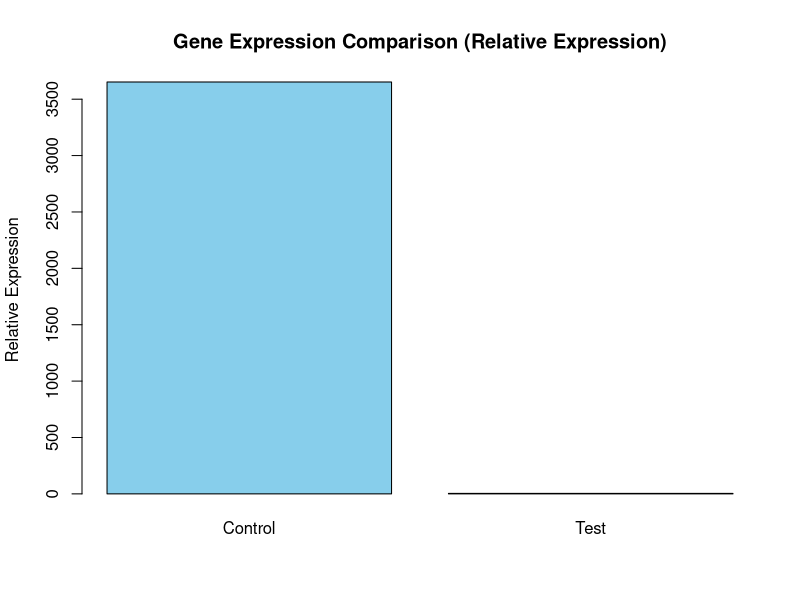

R code for this plot:
# Step 1: Read the data into R
data <- read.csv("I.csv")

# Check the first few rows of the data to understand its structure
head(data)

# Step 2: Calculate delta Ct for untreated and treated conditions
# delta_Ct = Ct(p53) - Ct(GAPDH)
data$delta_Ct_untreated <- data$untreated_p53 - data$untreated_GAPDH
data$delta_Ct_treated <- data$treated_p53 - data$treated_GAPDH

# Step 3: Calculate delta-delta Ct
# We use the untreated condition as the reference (average delta Ct of untreated)
delta_Ct_ref <- mean(data$delta_Ct_untreated)
data$delta_delta_Ct <- data$delta_Ct_treated - delta_Ct_ref

# Step 4: Convert delta-delta Ct to relative expression (using 2^-delta-delta Ct)
data$relative_expression <- 2^(-data$delta_delta_Ct)

# Step 5: Calculate average relative expression for untreated and treated groups
mean_untreated_expression <- mean(2^(-data$delta_Ct_untreated))
mean_treated_expression <- mean(data$relative_expression)

# Step 6: Plot the bar chart for relative expression
bar_values <- c(mean_untreated_expression, mean_treated_expression)
bar_labels <- c("Control", "Test")

barplot(bar_values, names.arg = bar_labels, col = c("skyblue", "salmon"),
        main = "Gene Expression Comparison (Relative Expression)", ylab = "Relative Expression")

# Step 7: Run a t-test to compare delta Ct values between untreated and treated groups
t_test_result <- t.test(data$delta_Ct_untreated, data$delta_Ct_treated)

# Display t-test result
print(t_test_result)

